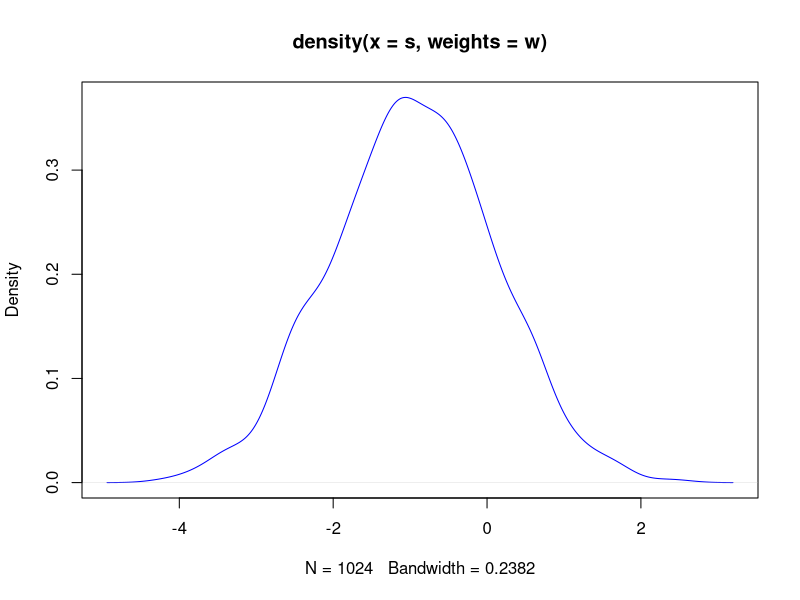

Here is the R script that generated this plot: (Note: this script raises an error after producing the figure.)
#create design using KL-crit. 
rm(list=ls())

#PRIOR
p_mod<- c( -1, -1, -1, -1, -1, 1)
var<-1
p_cov<- diag(rep(var,6))

P_obs<-1
#samples
N<-1024
sam<-MASS::mvrnorm(n=N, mu=p_mod, Sigma= p_cov)
s<-sam[,P_obs]
w<-rep(1,N)/N


plot(density(x=s, weights = w), col="blue")

#------------
choice_set<-KL_info(lvls=c(3,3,3), par_samples = sam, weights = w, n_alts=2)
set<-choice_set

r<-respond(par= c(-2,-5,-2,-5,-8,2), design = set, n_alts=2)
y<-r

#posterior
impie<-imp_sampling(prior_mode = p_mod, prior_covar = p_cov, design = set, n_alts = 2, Y= y )


###
post_samples<-impie[[1]]
s_p<-post_samples[ ,P_obs]

post_weights<-impie[[2]]

lines (density(x=s_p, weights = post_weights), col="red")

for (i in 1:100)
{

##

choice_set<-KL_info(lvls=c(3,3,3), par_samples = post_samples, weights = post_weights, n_alts=2)
set<-rbind(set, choice_set)

##Respond
r<-respond(par= c(-20,-5,-2,-5,-8,2), design = choice_set, n_alts=2)
y<-cbind(y,r)

#posterior
impie<-imp_sampling(prior_mode = p_mod, prior_covar = p_cov, design = set, n_alts = 2, Y= y )

post_samples<-impie[[1]]
s_p<-post_samples[ ,1]

post_weights<-impie[[2]]

if((i/10)%%1==0) lines(density(x=s_p, weights = post_weights), col="red")

}

imp_sampling


imp_mode <- maxLik::maxNR(logPost, start = p_mod, prior_mode = p_mod, 
                          prior_covar = p_cov, design = set, Y = y, n_alts = 2)$estimate
imp_mode
respond

imp_sampling
likeli
